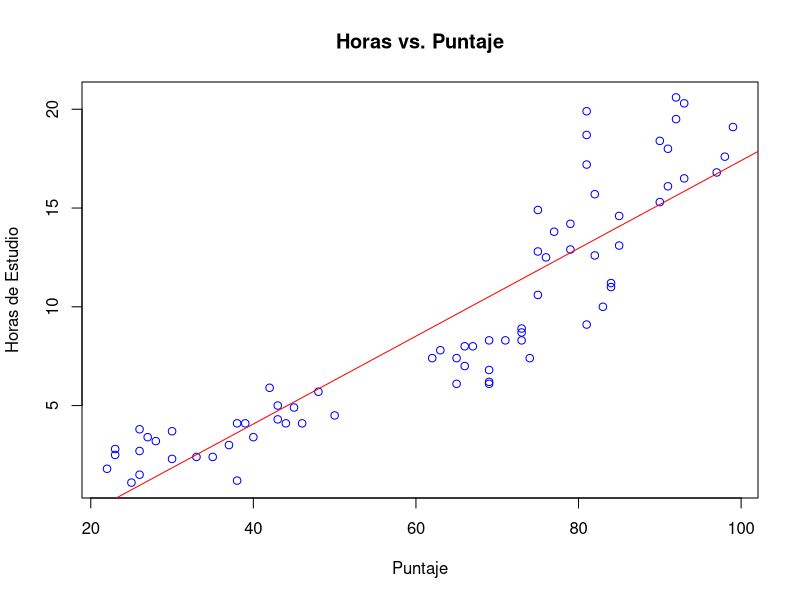

Write the R code that produced this figure.
examenes <- read.csv("./examenes.csv", sep=";")
print(head(examenes))

plot( examenes$Puntaje,examenes$Horas,
     xlab = "Puntaje",
     ylab = "Horas de Estudio",
     main = "Horas vs. Puntaje",
     col = "blue")

model <- lm(examenes$Horas ~ examenes$Puntaje)

abline(model, col = "red")